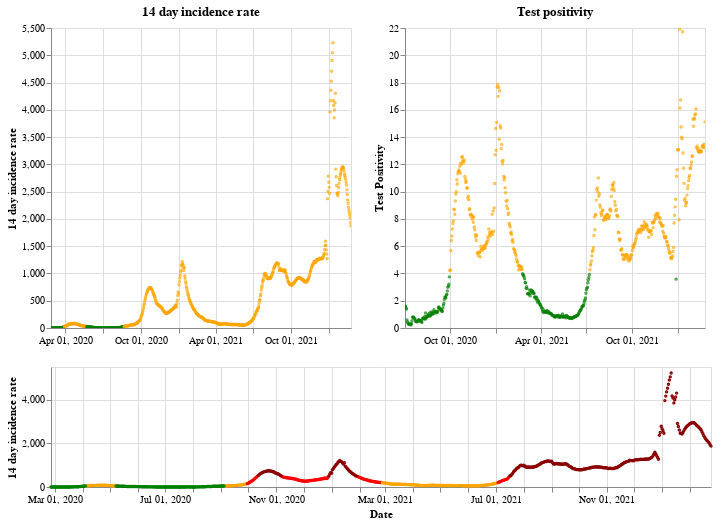

Notebook code for this chart:
### Markdown cell above
## Northern Ireland

### Code cell
plot_traffic_light('Northern Ireland')

### Figure 1 — Vega-Lite specification as saved in the notebook (floating-point values rounded to 4 significant figures; data arrays with more than 128 entries replaced by an {"elided": "..."} marker saying what was removed)
{"config": {"view": {"continuousWidth": 400, "continuousHeight": 300}}, "vconcat": [{"hconcat": [{"mark": {"type": "point", "size": 2}, "encoding": {"color": {"condition": {"value": "green", "test": "(datum.twoWeeklyCasesRate <= 25)"}, "value": "orange"}, "tooltip": [{"type": "nominal", "field": "areaName"}, {"type": "temporal", "field": "date"}, {"type": "quantitative", "field": "twoWeeklyCasesRate"}, {"type": "quantitative", "field": "testPositivity"}], "x": {"type": "temporal", "axis": {"title": ""}, "field": "date", "scale": {"domain": {"selection": "DateBrush"}}, "timeUnit": "yearmonthdate"}, "y": {"type": "quantitative", "axis": {"title": "14 day incidence rate"}, "field": "twoWeeklyCasesRate"}}, "title": "14 day incidence rate", "width": 300}, {"mark": {"type": "point", "size": 2}, "encoding": {"color": {"condition": {"value": "green", "test": "(datum.testPositivity <= 4)"}, "value": "orange"}, "tooltip": [{"type": "nominal", "field": "areaName"}, {"type": "temporal", "field": "date"}, {"type": "quantitative", "field": "twoWeeklyCasesRate"}, {"type": "quantitative", "field": "testPositivity"}], "x": {"type": "temporal", "axis": {"title": ""}, "field": "date", "scale": {"domain": {"selection": "DateBrush"}}, "timeUnit": "yearmonthdate"}, "y": {"type": "quantitative", "axis": {"title": "Test Positivity"}, "field": "testPositivity"}}, "title": "Test positivity", "width": 300}]}, {"layer": [{"mark": {"type": "point", "size": 2}, "encoding": {"color": {"condition": {"value": "orange", "test": "(((datum.testPositivity < 4) && (datum.twoWeeklyCasesRate >= 50)) && (datum.twoWeeklyCasesRate < 200))"}, "value": "red"}, "opacity": {"condition": {"value": 1, "test": "((datum.twoWeeklyCasesRate >= 50) && (datum.twoWeeklyCasesRate < 500))"}, "value": 0}, "tooltip": [{"type": "nominal", "field": "areaName"}, {"type": "temporal", "field": "date"}, {"type": "quantitative", "field": "twoWeeklyCasesRate"}, {"type": "quantitative", "field": "testPositivity"}], "x": {"type": "temporal", "axis": {"title": "Date"}, "field": "date", "timeUnit": "yearmonthdate"}, "y": {"type": "quantitative", "axis": {"title": "14 day incidence rate"}, "field": "twoWeeklyCasesRate"}}, "selection": {"DateBrush": {"type": "interval", "encodings": ["x"], "fields": ["Time"]}}}, {"mark": {"type": "point", "size": 2}, "encoding": {"color": {"value": "darkred"}, "opacity": {"condition": {"value": 1, "test": "(datum.twoWeeklyCasesRate >= 500)"}, "value": 0}, "tooltip": [{"type": "nominal", "field": "areaName"}, {"type": "temporal", "field": "date"}, {"type": "quantitative", "field": "twoWeeklyCasesRate"}, {"type": "quantitative", "field": "testPositivity"}], "x": {"type": "temporal", "axis": {"title": "Date"}, "field": "date", "timeUnit": "yearmonthdate"}, "y": {"type": "quantitative", "axis": {"title": "14 day incidence rate"}, "field": "twoWeeklyCasesRate"}}}, {"mark": {"type": "point", "size": 2}, "encoding": {"color": {"condition": {"value": "green", "test": "((datum.testPositivity < 4) && (datum.twoWeeklyCasesRate < 50))"}, "value": "orange"}, "opacity": {"condition": {"value": 1, "test": "(datum.twoWeeklyCasesRate < 50)"}, "value": 0}, "tooltip": [{"type": "nominal", "field": "areaName"}, {"type": "temporal", "field": "date"}, {"type": "quantitative", "field": "twoWeeklyCasesRate"}, {"type": "quantitative", "field": "testPositivity"}], "x": {"type": "temporal", "axis": {"title": "Date"}, "field": "date", "timeUnit": "yearmonthdate"}, "y": {"type": "quantitative", "axis": {"title": "14 day incidence rate"}, "field": "twoWeeklyCasesRate"}}}], "height": 120, "width": 660}], "data": {"name": "data-377139b12b12510a01eefc08946342ee"}, "$schema": "https://vega.github.io/schema/vega-lite/v4.8.1.json", "datasets": {"data-377139b12b12510a01eefc08946342ee": {"elided": "730 records"}}}
